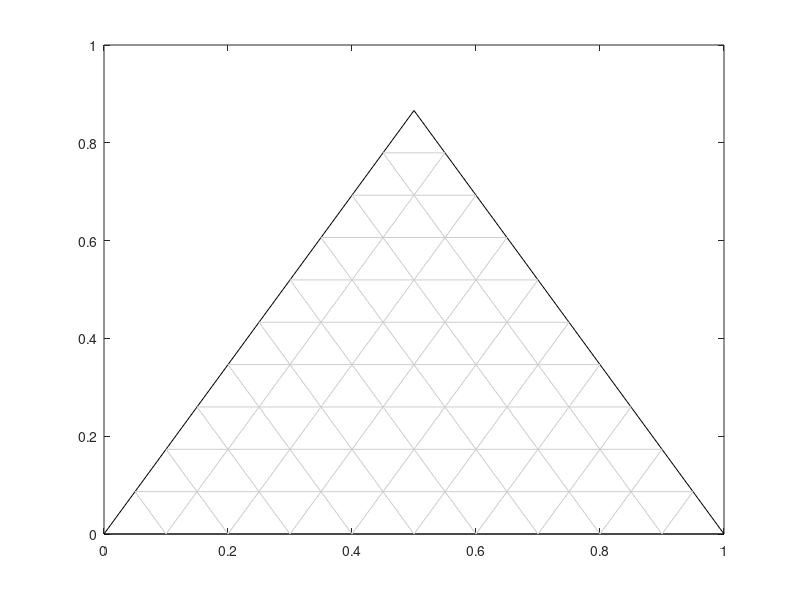

MATLAB code for this plot:
% Since multiple plots were obtained from the same base graph, I will
% end every comment with a number(s) which means that that section of the
% code must be run to get that numbered figure ie, if a comment ends with 
% (2, 5), it must be run so that the 2nd figure and 5th figure will be
% displayed correctly.

A_x = 0.5;
A_y = sin(pi/3);
C_x = 0;
C_y = 0;
S_x = 1;
S_y = 0;

plot([C_x S_x], [C_y, S_y], 'k', [S_x A_x], [S_y, A_y], 'k', [A_x C_x], [A_y C_y], 'k');
hold on;

m_AC = tan(pi/3);
m_CS = 0;
m_AS = tan(pi - pi/3);

for i=1:9
    x1 = i/10;
    y1 = 0;
    x2 = 0.5+sin(pi/6)*x1;
    y2 = sin(pi/3)*(1-x1);
    
    x3 = 1-x1;
    y3 = y1;
    x4 = 0.5-sin(pi/6)*x1;
    y4 = y2;
    
    plot([x1 x2], [y1 y2], 'Color', '#CDCDCD');
    plot([x3 x4], [y3 y4], 'Color', '#CDCDCD');
    plot([x2 x4], [y2 y4], 'Color', '#CDCDCD');
end

A_r = [0.55 0.5 0.4 0.3 0.2 0.1];
C_r = [0.35 0.43 0.57 0.68 0.79 0.895];
S_r = [0.1 0.07 0.03 0.02 0.01 0.005];

A_e = [0.6 0.5 0.4 0.3 0.2 0.1];
C_e = [0.13 0.04 0.03 0.02 0.015 0.01];
S_e = [0.27 0.46 0.57 0.68 0.785 0.89];

R = zeros(6, 2);
E = zeros(6, 2);
for i = 1:6
    R(i, 1) = (A_r(i)/tan(pi/3) + S_r(i)/sin(pi/3))*sin(pi/3);
    E(i, 1) = (A_e(i)/tan(pi/3) + S_e(i)/sin(pi/3))*sin(pi/3);
    R(i, 2) = A_r(i)*sin(pi/3);
    E(i, 2) = A_e(i)*sin(pi/3);
end

% Uncomment this section to get the first graph (1, 2, 3, 4, 5, 6, 7)
% plot(R(:, 1), R(:, 2), 'b*');
% plot(E(:, 1), E(:, 2), 'r*');
% xx_eq = R(6, 1):1e-2:E(6, 1);
% eq = spline([R(:, 1); E(:, 1)]', [R(:, 2); E(:, 2)]', xx_eq);
% plot(xx_eq, eq, 'g');

A_r_tie = [0.44 0.29 0.12];
A_r_tie_prime = A_r_tie*sin(pi/3);
A_e_tie = [0.56 0.4 0.18];
A_e_tie_prime = A_e_tie*sin(pi/3);
y_A_r = A_r_tie_prime;
y_A_e = A_e_tie_prime;

x_A_r = zeros(1, 3);
x_A_e = zeros(1, 3);

for i = 1:3
    fun_r = @(x) y_A_r(i) - spline([R(:, 1); E(:, 1)]', [R(:, 2); E(:, 2)]', x);
    fun_e = @(x) y_A_e(i) - spline([R(:, 1); E(:, 1)]', [R(:, 2); E(:, 2)]', x);
    x_A_r(i) = fzero(fun_r, 0);
    x_A_e(i) = fzero(fun_e, 0.8);
end

Rn_x = R(6, 1);
Rn_y = R(6, 2);

p_RnS = [(S_y-Rn_y)/(S_x-Rn_x) Rn_y-(S_y-Rn_y)*Rn_x/(S_x-Rn_x)];
p_tie1 = [(y_A_r(1)-y_A_e(1))/(x_A_r(1)-x_A_e(1)) y_A_e(1)-(y_A_r(1)-y_A_e(1))*x_A_e(1)/(x_A_r(1)-x_A_e(1))];
p_tie2 = [(y_A_r(2)-y_A_e(2))/(x_A_r(2)-x_A_e(2)) y_A_e(2)-(y_A_r(2)-y_A_e(2))*x_A_e(2)/(x_A_r(2)-x_A_e(2))];
p_tie3 = [(y_A_r(3)-y_A_e(3))/(x_A_r(3)-x_A_e(3)) y_A_e(3)-(y_A_r(3)-y_A_e(3))*x_A_e(3)/(x_A_r(3)-x_A_e(3))];

xx_tie = -1:1e-2:1;
yy_RnS = polyval(p_RnS, xx_tie);
yy_tie1 = polyval(p_tie1, xx_tie);
yy_tie2 = polyval(p_tie2, xx_tie);
yy_tie3 = polyval(p_tie3, xx_tie);

% Uncomment this section to see which tie line intersects the operating
% line (2)
% plot(xx_tie, yy_RnS, 'k');
% plot(xx_tie, yy_tie1, 'r');
% plot(xx_tie, yy_tie2, 'b');
% plot(xx_tie, yy_tie3, 'g');

delta_x = fzero(@(x) polyval(p_RnS, x) - polyval(p_tie1, x), -0.5);
delta_y = polyval(p_RnS, delta_x);

F_A = 0.35;
F_S = 0;
F_Aprime = F_A*sin(pi/3);
F_Sprime = 0;
F_x = F_Aprime/tan(pi/3);
F_y = F_Aprime;

p_deltaF = [(delta_y-F_y)/(delta_x-F_x) F_y-(delta_y-F_y)*F_x/(delta_x-F_x)];
E1_x = fzero(@(x) polyval(p_deltaF, x) - spline([R(:, 1); E(:, 1)]', [R(:, 2); E(:, 2)]', x), 0.8);
E1_y = polyval(p_deltaF, E1_x);

E1_Aprime = E1_y;
E1_Sprime = E1_x*sin(pi/3) - E1_y*cos(pi/3);
E1_A = E1_Aprime/sin(pi/3);
E1_S = E1_Sprime/sin(pi/3);
E1_C = 1 - (E1_A + E1_S);

% Uncomment this to find out E1 for minimum solvent case (3)
% plot([delta_x S_x], [delta_y S_y], 'k');
% plot([delta_x E1_x], [delta_y E1_y], '--b');

% Uncomment this to find out M (4)
% plot([F_x S_x], [F_y S_y], 'b');
% plot([Rn_x E1_x], [Rn_y E1_y], 'r');

p_FS = [(F_y-S_y)/(F_x-S_x) S_y-(F_y-S_y)*S_x/(F_x-S_x)];
p_RnE1 = [(Rn_y-E1_y)/(Rn_x-E1_x) E1_y-(Rn_y-E1_y)*E1_x/(Rn_x-E1_x)];
M_x = fzero(@(x) polyval(p_FS, x) - polyval(p_RnE1, x), 0.5);
M_y = polyval(p_FS, M_x);
M_Aprime = M_y;
M_Sprime = M_x*sin(pi/3) - M_y*cos(pi/3);
M_A = M_Aprime/sin(pi/3);
M_S = M_Sprime/sin(pi/3);
M_C = 1 - (M_A + M_S);

F = 1300;
S_min = F*(F_A-M_A)/M_A;

S = 1.5*S_min;
M_a_A = F*F_A/(1300+S);
M_a_S = S/(F+S);
M_a_C = 1 - (M_a_A + M_a_S);
M_a_Aprime = M_a_A*sin(pi/3);
M_a_Sprime = M_a_S*sin(pi/3);
M_a_x = M_a_Aprime/tan(pi/3)+M_a_Sprime/sin(pi/3);
M_a_y = M_a_Aprime;

pRnM_a = [(Rn_y-M_a_y)/(Rn_x-M_a_x) M_a_y-(Rn_y-M_a_y)*(M_a_x)/(Rn_x-M_a_x)];
E1_a_x = fzero(@(x) polyval(pRnM_a, x) - spline([R(:, 1); E(:, 1)]', [R(:, 2); E(:, 2)]', x), 0.8);
E1_a_y = polyval(pRnM_a, E1_a_x);

% Uncomment this to get the actual E1 (5, 7)
% plot([Rn_x E1_a_x], [Rn_y E1_a_y], 'r');

E1_a_Aprime = E1_a_y;
E1_a_Sprime = E1_a_x*sin(pi/3) - E1_a_y*cos(pi/3);
E1_a_A = E1_a_Aprime/sin(pi/3);
E1_a_S = E1_a_Sprime/sin(pi/3);
E1_a_C = 1 - (E1_a_A + E1_a_S);

p_FE1_a = [(F_y-E1_a_y)/(F_x-E1_a_x) F_y-(F_y-E1_a_y)*F_x/(F_x-E1_a_x)];
delta_a_x = fzero(@(x) polyval(p_FE1_a, x) - polyval(p_RnS, x), -1);
delta_a_y = polyval(p_FE1_a, delta_a_x);

% Uncomment this to get the actual difference point (6)
% plot([delta_a_x E1_a_x], [delta_a_y E1_a_y], '--b');
% plot([delta_a_x S_x], [delta_a_y S_y], '--b');

S_e_tie_prime = x_A_e*sin(pi/3) - y_A_e*cos(pi/3);
conjugate_Sprime = S_e_tie_prime;
conjugate_Aprime = A_r_tie_prime;
conjugate_x = conjugate_Aprime/tan(pi/3) + conjugate_Sprime/sin(pi/3);
conjugate_y = conjugate_Aprime;
p_conjugate = polyfit(conjugate_x, conjugate_y, 1);

new_tie1_Sprime = E1_a_Sprime;
new_tie1_x = fzero(@(x) new_tie1_Sprime - (x*sin(pi/3)-polyval(p_conjugate, x)*cos(pi/3)), 0.6);
new_tie1_y = polyval(p_conjugate, new_tie1_x);
R1_y = new_tie1_y;
R1_x = fzero(@(x) R1_y - spline([R(:, 1); E(:, 1)]', [R(:, 2); E(:, 2)]', x), 0.1);
% Uncomment this to get the first tie line (7)
% plot([E1_a_x R1_x], [E1_a_y R1_y], 'b');
R1_Aprime = R1_y;
R1_Sprime = R1_x*sin(pi/3) - R1_y*cos(pi/3);
R1_A = R1_Aprime/sin(pi/3);
R1_S = R1_Sprime/sin(pi/3);
R1_C = 1 - (R1_A + R1_S);


p_new_tie12 = [(delta_a_y-R1_y)/(delta_a_x-R1_x) R1_y-(delta_a_y-R1_y)*R1_x/(delta_a_x-R1_x)];
E2_x = fzero(@(x) polyval(p_new_tie12, x) - spline([R(:, 1); E(:, 1)]', [R(:, 2); E(:, 2)]', x), 0.8);
E2_y = polyval(p_new_tie12, E2_x);
E2_Aprime = E2_y;
E2_Sprime = E2_x*sin(pi/3) - E2_y*cos(pi/3);
E2_A = E2_Aprime/sin(pi/3);
E2_S = E2_Sprime/sin(pi/3);
E2_C = 1 - (E2_A + E2_S);
xx_new_tie12 = 0:1e-2:E2_x;

% Uncomment this to plot the line joining delta_a and R1 (7)
% plot(xx_new_tie12, polyval(p_new_tie12, xx_new_tie12), '--b');

E2_Sprime = E2_x*sin(pi/3)-E2_y*cos(pi/3);
new_tie2_Sprime = E2_Sprime;
new_tie2_x = fzero(@(x) new_tie2_Sprime - (x*sin(pi/3)-polyval(p_conjugate, x)*cos(pi/3)), 0.6);
new_tie2_y = polyval(p_conjugate, new_tie2_x);
R2_y = new_tie2_y;
R2_x = fzero(@(x) R2_y - spline([R(:, 1); E(:, 1)]', [R(:, 2); E(:, 2)]', x), 0.1);
% Uncomment this to plot the second tie line (7)
% plot([E2_x R2_x], [E2_y R2_y], 'b');
R2_Aprime = R2_y;
R2_Sprime = R2_x*sin(pi/3) - R2_y*cos(pi/3);
R2_A = R2_Aprime/sin(pi/3);
R2_S = R2_Sprime/sin(pi/3);
R2_C = 1 - (R2_A + R2_S);

p_new_tie23 = [(delta_a_y-R2_y)/(delta_a_x-R2_x) R2_y-(delta_a_y-R2_y)*R2_x/(delta_a_x-R2_x)];
E3_x = fzero(@(x) polyval(p_new_tie23, x) - spline([R(:, 1); E(:, 1)]', [R(:, 2); E(:, 2)]', x), 0.8);
E3_y = polyval(p_new_tie23, E3_x);
E3_Aprime = E3_y;
E3_Sprime = E3_x*sin(pi/3) - E3_y*cos(pi/3);
E3_A = E3_Aprime/sin(pi/3);
E3_S = E3_Sprime/sin(pi/3);
E3_C = 1 - (E3_A + E3_S);
xx_new_tie23 = 0:1e-2:E3_x;

% Uncomment this to plot the line joining delta_a and R2 (7)
% plot(xx_new_tie23, polyval(p_new_tie23, xx_new_tie23), '--b');

E3_Sprime = E3_x*sin(pi/3)-E3_y*cos(pi/3);
new_tie3_Sprime = E3_Sprime;
new_tie3_x = fzero(@(x) new_tie3_Sprime - (x*sin(pi/3)-polyval(p_conjugate, x)*cos(pi/3)), 0.6);
new_tie3_y = polyval(p_conjugate, new_tie3_x);
R3_y = new_tie3_y;
R3_x = fzero(@(x) R3_y - spline([R(:, 1); E(:, 1)]', [R(:, 2); E(:, 2)]', x), 0.1);
% Uncomment this to get the third tie line (7)
% plot([E3_x R3_x], [E3_y R3_y], 'b');
R3_Aprime = R3_y;
R3_Sprime = R3_x*sin(pi/3) - R3_y*cos(pi/3);
R3_A = R3_Aprime/sin(pi/3);
R3_S = R3_Sprime/sin(pi/3);
R3_C = 1 - (R3_A + R3_S);

xx_operating1 = 0:1e-2:E1_a_x;
xx_operating2 = 0:1e-2:S_x;

% Uncomment this to plot a portion of the  operating lines (7)
% plot(xx_operating1, polyval(p_FE1_a, xx_operating1), '--b');
% plot(xx_operating2, polyval(p_RnS, xx_operating2), '--b');